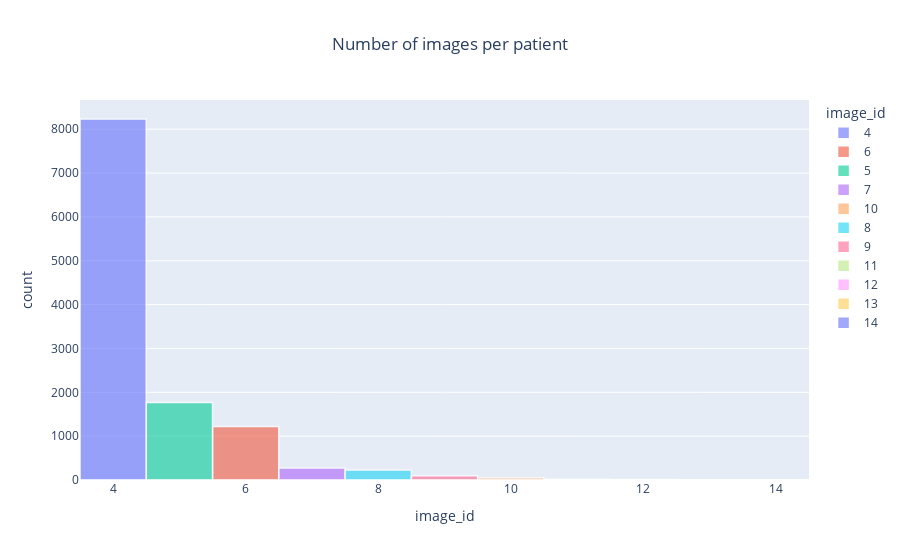

This figure's notebook cell:
### Code cell
fig = px.histogram(train_df.groupby('patient_id').count().reset_index(), x="image_id", color='image_id',
                   title='Number of images per patient')
fig.update_traces(marker_line_color='rgb(255,255,255)', marker_line_width=1.5, opacity=0.6)
fig.update_layout(title_x=0.5)
fig.show()

### Figure 1 — Plotly figure (JSON) as saved in the notebook; plotly's stock layout.template omitted (floating-point values rounded to 4 significant figures; data arrays with more than 128 entries replaced by an {"elided": "..."} marker saying what was removed)
{"data": [{"alignmentgroup": "True", "bingroup": "x", "hovertemplate": "image_id=%{x}<br>count=%{y}<extra></extra>", "legendgroup": "4", "marker": {"color": "#636efa", "pattern": {"shape": ""}, "line": {"color": "rgb(255,255,255)", "width": 1.5}}, "name": "4", "offsetgroup": "4", "orientation": "v", "showlegend": true, "x": {"elided": "8233 int values"}, "xaxis": "x", "yaxis": "y", "type": "histogram", "opacity": 0.6}, {"alignmentgroup": "True", "bingroup": "x", "hovertemplate": "image_id=%{x}<br>count=%{y}<extra></extra>", "legendgroup": "6", "marker": {"color": "#EF553B", "pattern": {"shape": ""}, "line": {"color": "rgb(255,255,255)", "width": 1.5}}, "name": "6", "offsetgroup": "6", "orientation": "v", "showlegend": true, "x": {"elided": "1218 int values"}, "xaxis": "x", "yaxis": "y", "type": "histogram", "opacity": 0.6}, {"alignmentgroup": "True", "bingroup": "x", "hovertemplate": "image_id=%{x}<br>count=%{y}<extra></extra>", "legendgroup": "5", "marker": {"color": "#00cc96", "pattern": {"shape": ""}, "line": {"color": "rgb(255,255,255)", "width": 1.5}}, "name": "5", "offsetgroup": "5", "orientation": "v", "showlegend": true, "x": {"elided": "1767 int values"}, "xaxis": "x", "yaxis": "y", "type": "histogram", "opacity": 0.6}, {"alignmentgroup": "True", "bingroup": "x", "hovertemplate": "image_id=%{x}<br>count=%{y}<extra></extra>", "legendgroup": "7", "marker": {"color": "#ab63fa", "pattern": {"shape": ""}, "line": {"color": "rgb(255,255,255)", "width": 1.5}}, "name": "7", "offsetgroup": "7", "orientation": "v", "showlegend": true, "x": {"elided": "276 int values"}, "xaxis": "x", "yaxis": "y", "type": "histogram", "opacity": 0.6}, {"alignmentgroup": "True", "bingroup": "x", "hovertemplate": "image_id=%{x}<br>count=%{y}<extra></extra>", "legendgroup": "10", "marker": {"color": "#FFA15A", "pattern": {"shape": ""}, "line": {"color": "rgb(255,255,255)", "width": 1.5}}, "name": "10", "offsetgroup": "10", "orientation": "v", "showlegend": true, "x": [10, 10, 10, 10, 10, 10, 10, 10, 10, 10, 10, 10, 10, 10, 10, 10, 10, 10, 10, 10, 10, 10, 10, 10, 10, 10, 10, 10, 10, 10, 10, 10, 10, 10, 10, 10, 10, 10, 10, 10, 10, 10, 10, 10, 10, 10, 10, 10, 10, 10, 10, 10, 10], "xaxis": "x", "yaxis": "y", "type": "histogram", "opacity": 0.6}, {"alignmentgroup": "True", "bingroup": "x", "hovertemplate": "image_id=%{x}<br>count=%{y}<extra></extra>", "legendgroup": "8", "marker": {"color": "#19d3f3", "pattern": {"shape": ""}, "line": {"color": "rgb(255,255,255)", "width": 1.5}}, "name": "8", "offsetgroup": "8", "orientation": "v", "showlegend": true, "x": {"elided": "229 int values"}, "xaxis": "x", "yaxis": "y", "type": "histogram", "opacity": 0.6}, {"alignmentgroup": "True", "bingroup": "x", "hovertemplate": "image_id=%{x}<br>count=%{y}<extra></extra>", "legendgroup": "9", "marker": {"color": "#FF6692", "pattern": {"shape": ""}, "line": {"color": "rgb(255,255,255)", "width": 1.5}}, "name": "9", "offsetgroup": "9", "orientation": "v", "showlegend": true, "x": [9, 9, 9, 9, 9, 9, 9, 9, 9, 9, 9, 9, 9, 9, 9, 9, 9, 9, 9, 9, 9, 9, 9, 9, 9, 9, 9, 9, 9, 9, 9, 9, 9, 9, 9, 9, 9, 9, 9, 9, 9, 9, 9, 9, 9, 9, 9, 9, 9, 9, 9, 9, 9, 9, 9, 9, 9, 9, 9, 9, 9, 9, 9, 9, 9, 9, 9, 9, 9, 9, 9, 9, 9, 9, 9, 9, 9, 9, 9, 9, 9, 9, 9, 9, 9, 9, 9, 9, 9, 9, 9, 9, 9, 9, 9, 9, 9, 9, 9], "xaxis": "x", "yaxis": "y", "type": "histogram", "opacity": 0.6}, {"alignmentgroup": "True", "bingroup": "x", "hovertemplate": "image_id=%{x}<br>count=%{y}<extra></extra>", "legendgroup": "11", "marker": {"color": "#B6E880", "pattern": {"shape": ""}, "line": {"color": "rgb(255,255,255)", "width": 1.5}}, "name": "11", "offsetgroup": "11", "orientation": "v", "showlegend": true, "x": [11, 11, 11, 11, 11, 11, 11, 11, 11, 11, 11, 11, 11, 11, 11, 11, 11, 11, 11], "xaxis": "x", "yaxis": "y", "type": "histogram", "opacity": 0.6}, {"alignmentgroup": "True", "bingroup": "x", "hovertemplate": "image_id=%{x}<br>count=%{y}<extra></extra>", "legendgroup": "12", "marker": {"color": "#FF97FF", "pattern": {"shape": ""}, "line": {"color": "rgb(255,255,255)", "width": 1.5}}, "name": "12", "offsetgroup": "12", "orientation": "v", "showlegend": true, "x": [12, 12, 12, 12, 12, 12, 12, 12, 12, 12, 12, 12], "xaxis": "x", "yaxis": "y", "type": "histogram", "opacity": 0.6}, {"alignmentgroup": "True", "bingroup": "x", "hovertemplate": "image_id=%{x}<br>count=%{y}<extra></extra>", "legendgroup": "13", "marker": {"color": "#FECB52", "pattern": {"shape": ""}, "line": {"color": "rgb(255,255,255)", "width": 1.5}}, "name": "13", "offsetgroup": "13", "orientation": "v", "showlegend": true, "x": [13, 13, 13, 13, 13], "xaxis": "x", "yaxis": "y", "type": "histogram", "opacity": 0.6}, {"alignmentgroup": "True", "bingroup": "x", "hovertemplate": "image_id=%{x}<br>count=%{y}<extra></extra>", "legendgroup": "14", "marker": {"color": "#636efa", "pattern": {"shape": ""}, "line": {"color": "rgb(255,255,255)", "width": 1.5}}, "name": "14", "offsetgroup": "14", "orientation": "v", "showlegend": true, "x": [14, 14], "xaxis": "x", "yaxis": "y", "type": "histogram", "opacity": 0.6}], "layout": {"xaxis": {"anchor": "y", "domain": [0, 1], "title": {"text": "image_id"}, "categoryorder": "array", "categoryarray": [4, 6, 5, 7, 10, 8, 9, 11, 12, 13, 14], "type": "linear", "range": [3.5, 14.5], "autorange": true}, "yaxis": {"anchor": "x", "domain": [0, 1], "title": {"text": "count"}, "range": [0, 8666.0], "autorange": true}, "legend": {"title": {"text": "image_id"}, "tracegroupgap": 0}, "title": {"text": "Number of images per patient", "x": 0.5}, "barmode": "relative", "autosize": true}}
